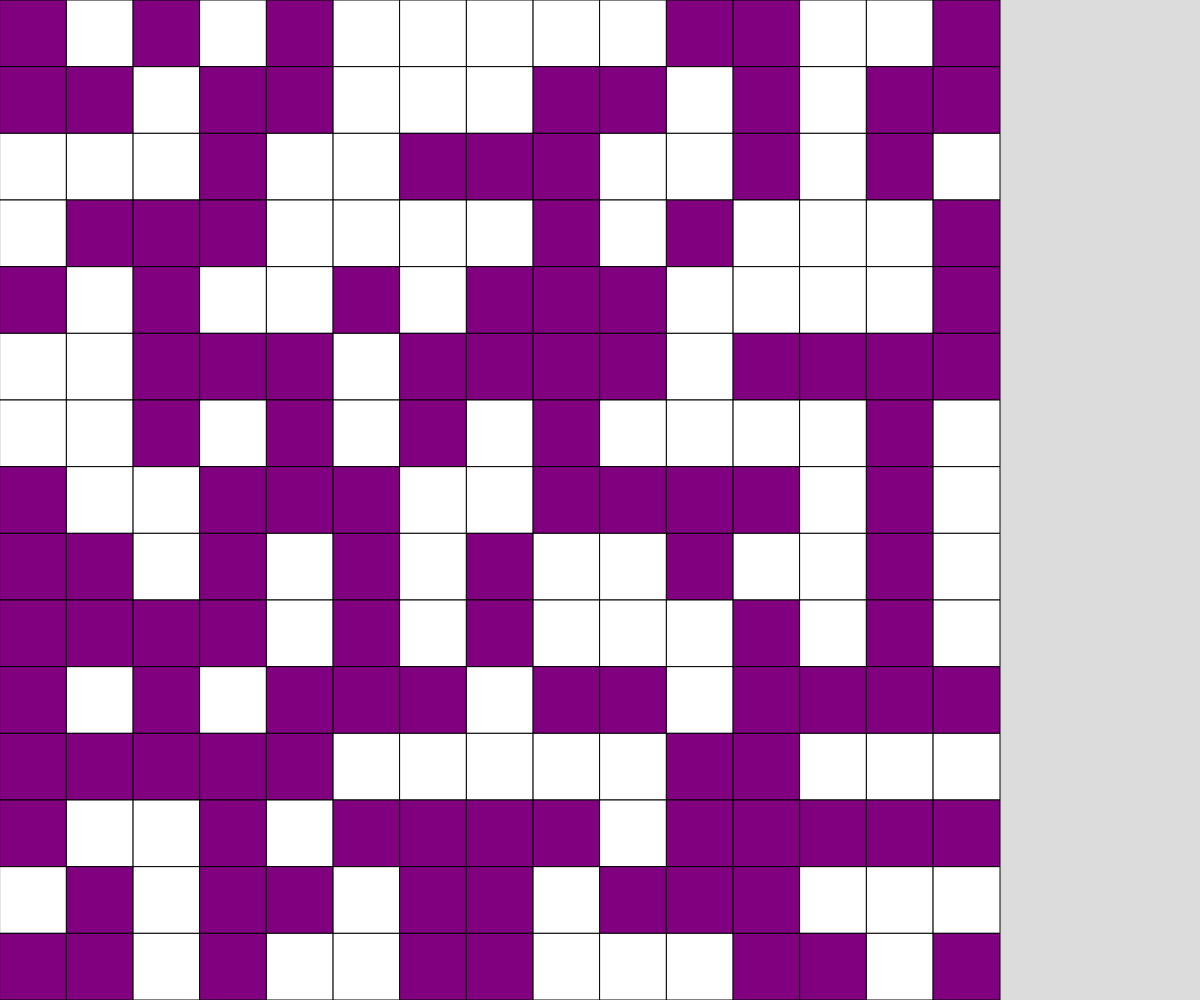
Frame 1 (no input)
Frame 60 (no input): identical to frame 1, image omitted
Frame 120 (the mouse pressed at the canvas centre since frame 60): identical to frame 1, image omitted

The p5.js sketch that drew this single still picture (run headless with seeded random() and noise() and a simulated clock; from frame 60 on, the mouse is pressed at the canvas centre):

// p5.js sketch
// ── sketch.js
// 2D Array grid
//Ieva Malezhyk
// Oct 24, 2023


let grid;
let cellSize;
const GRID_SIZE = 15;

function setup() {
  createCanvas(windowWidth, windowHeight);
  if (height > width){
    cellSize = width / GRID_SIZE;
  }
  else{
      cellSize = height / GRID_SIZE;

  }
  grid = generateRandomGrid(GRID_SIZE, GRID_SIZE);
}

function draw() {
  background(220);
  displayGrid();
}

function keyTyped(){
  if (key === "r"){
    grid = generateRandomGrid(GRID_SIZE, GRID_SIZE); 
   }
   else if (key === "e"){
    grid = generateEmptyGrid(GRID_SIZE, GRID_SIZE);
   }
}

function displayGrid(){
  for (let y = 0; y < GRID_SIZE; y++ ){
    for (let x = 0; x < GRID_SIZE; x++){
      if (grid[y][x] === 0){
        fill("white");
      }
      if(grid[y][x] === 1){
        fill ("purple");
      }
      rect(x * cellSize, y * cellSize, cellSize, cellSize);
    }
  }
}

function generateRandomGrid(cols, rows){
  let randomArray = [];
  for (let y = 0; y < cols; y++){
    randomArray.push([]);
    for (let x = 0; x <rows; x++){
      if (random(100) < 50){
        randomArray[y]. push(0);
      }
      else{
        randomArray[y]. push(1);

      }
    }
  }
  return randomArray;
}

function generateEmptyGrid(cols, rows){
  let randomArray = [];
  for (let y = 0; y < cols; y++){
    randomArray.push([]);
    for (let x = 0; x <rows; x++){
      randomArray[y]. push(0);
    }
  }
  return randomArray;
}
